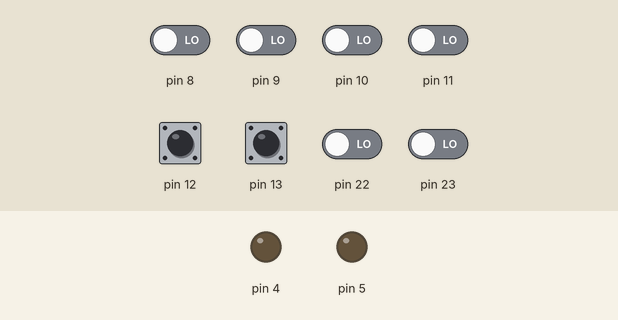
Simulated run of this sketch. Board: Arduino Uno, built with avr-gcc and run on an emulated ATmega328P. Parts: output pins drawn as LEDs (lit = HIGH). Inputs (shaded band) come from the test bench; at power-on: pin 12, pin 13 HIGH, pin 8–11, pin 22, pin 23 LOW.

Above: at 1.2 s.
1.3 s: pin 12 pulled LOW for 0.15 s
At 1.37 s:
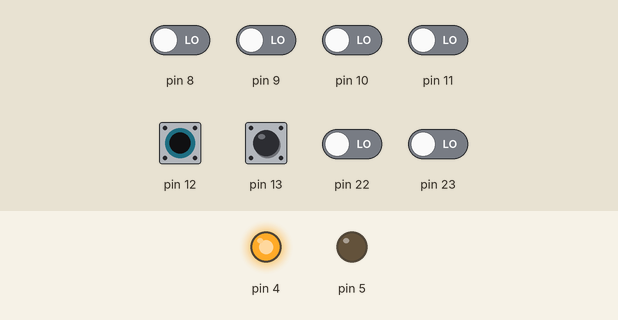
2.9 s: pin 13 pulled LOW for 0.15 s
At 2.97 s:
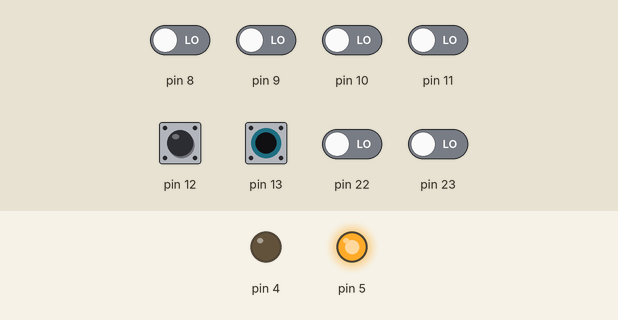
Timing chart, 0 to 5.9 s (numbered marks = the images above; inputs shaded):
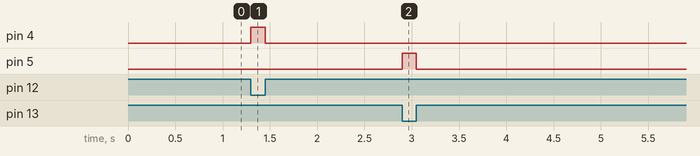

The sketch:

WhiskerTest.ino
```cpp
/*
  Exercise WHISKERS
  A basic example of how we should setup our whiskers for our smart car
  Note that the whiskers act similarly to that of toggle switches, and should use internal resistors
  (Internal pull-up resistor used)
  By: Robert Guziec
  Written: April 7, 2025
  Edited: April 7, 2025
  I/O Pins
  A0:
  A1:
  A2:
  A3:
  A4:
  A5:
  D0:
  D1:
  D2:
  D3:
  D4: RIGHT whisker LED
  D5: LEFT whisker LED
  D6:
  D7:
  D8:
  D9:
  D10:
  D11:
  D12: LEFT whisker
  D13: RIGHT whisker
*/

void setup() {

  DDRD = 0x30;  // Setup outputs on D4 and D5
  PORTB |= 0x30;  // Setup internal resistos
}

void loop() {

  unsigned char whiskLeft = PINB & 0x20;  // Initialize left whisker variable
  unsigned char whiskRight = PINB & 0x10;  // Initialize right whisker variable

  // Decision tree that determines which whisker is being asserted. If none are being asserted,
  // the LED should be off

  if (!whiskLeft){
    PORTD |= 0x20;
  }
  else if (!whiskRight){
    PORTD |= 0x10;
  }
  else{
    PORTD &= 0xCF;
  }
}
```

Measured:
- after the input at 1.3 s, pin 4: LOW → HIGH at once, → LOW 0.15 s later
- after the input at 2.9 s, pin 5: LOW → HIGH at once, → LOW 0.15 s later
